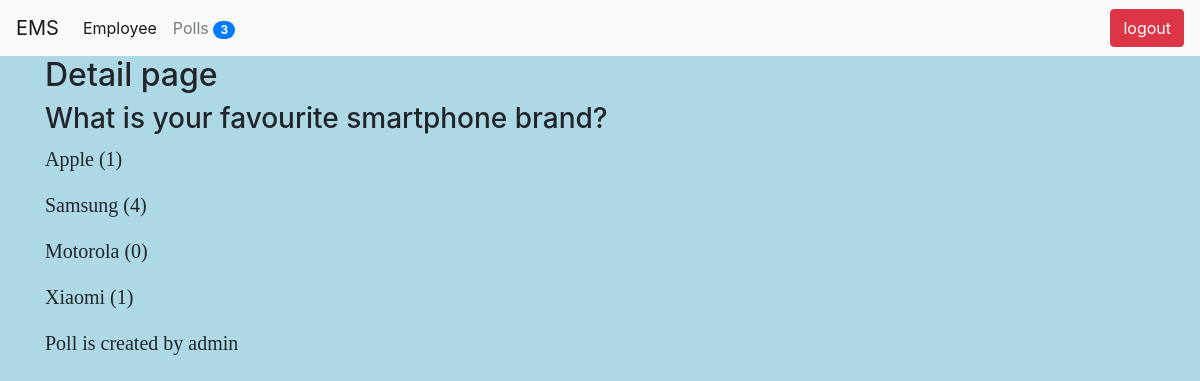
The page /poll/3/details/ (signed in) on the database its author committed.
### poll/models.py (models this page shows, shortened)
class Question(models.Model):
    title = models.TextField(null=True, blank=True)
    status = models.CharField(default='inactive',max_length=10)
    created_by = models.ForeignKey(User,null=True, blank=True,on_delete=models.CASCADE)
    start_date = models.DateTimeField(null=True,blank=True)
    end_date = models.DateTimeField(null=True,blank=True)
    created_at = models.DateTimeField(auto_now_add=True)
    modified_at = models.DateTimeField(auto_now=True)
    @property
    def choices(self):
        return self.choice_set.all()

class Choice(models.Model):
    question = models.ForeignKey('poll.Question',on_delete=models.CASCADE)
    text = models.TextField(null=True,blank=True)
    created_at = models.DateTimeField(auto_now_add=True)
    modified_at = models.DateTimeField(auto_now=True)
    @property
    def votes(self):
        return self.answer_set.count()

### poll/views.py (the view)
# urls.py: path('<int:id>/details/',views.employee_details,name='employee_details'),
@login_required(login_url='/login/')
def details(request,id=None):
    context = {}
    try:
        question = Question.objects.get(id=id)
    except:
        raise Http404
    context['question'] = question
    return render(request,'poll/details.html',context)

### poll/context_processors.py (called while the page is built)
def polls_count(request):
    count = Question.objects.count()
    return {"polls_count":count}

### webapp/templates/poll/details.html
{% extends 'base.html' %}
{% block content %}
    <h2>Detail page</h2>
    <h3>{{question.title}}</h3>
    {% for choice in question.choices %}
        <p>{{choice.text}} ({{choice.votes}})</p>
    {% empty %}
        <p>There is no choice available for this question</p>
    {% endfor %}
    <p>Poll is created by {{question.created_by.first_name}} </p>
{% endblock %}

### webapp/templates/base.html (shortened to what this page needs)
<!DOCTYPE html>
{% load static %}
<html>
    <head>
        <link rel="stylesheet" href="https://maxcdn.bootstrapcdn.com/bootstrap/4.0.0/css/bootstrap.min.css">
        <link rel='stylesheet' href="{% static 'css/custom.css' %}">
    </head>
    <body>
        {% include 'header.html' %}
        <div class='container'>
            {% block content %}
            {% endblock content %}
        </div>
    </body>
</html>

### webapp/templates/header.html (shortened to what this page needs)
<nav class="navbar navbar-expand-lg navbar-light bg-light">
    <a class="navbar-brand" href="#">EMS</a>
    <div class="collapse navbar-collapse" id="navbarSupportedContent">
      <ul class="navbar-nav mr-auto">
        <li class="nav-item active">
          <a class="nav-link" href="{% url 'employee_list' %}">Employee<span class="sr-only">(current)</span></a>
        </li>
        <li class="nav-item">
          <a class="nav-link" href="{% url 'poll_list' %}">
              Polls
              <span class="badge badge-primary badge-pill">{{polls_count}}</span>
            </a>
        </li>
      </ul>
    </div>
    <div class='text-right'>
    <form method='POST' action='/logout/'>
        <input class='btn btn-danger' type='submit' value='logout'>
    </form>
    </div>
  </nav>

### webapp/static/css/custom.css (style rules this page uses)
body { background-color: lightblue; }
p { font-family: verdana; font-size: 20px; }

### rows shown on the page
Question: title "What is your favourite smartphone brand?", created_by.first_name "admin"
Choice: text "Apple", votes "1"
Choice: text "Samsung", votes "4"
Choice: text "Motorola", votes "0"
Choice: text "Xiaomi", votes "1"

### other values the page prints
{{ polls_count }} "3"
